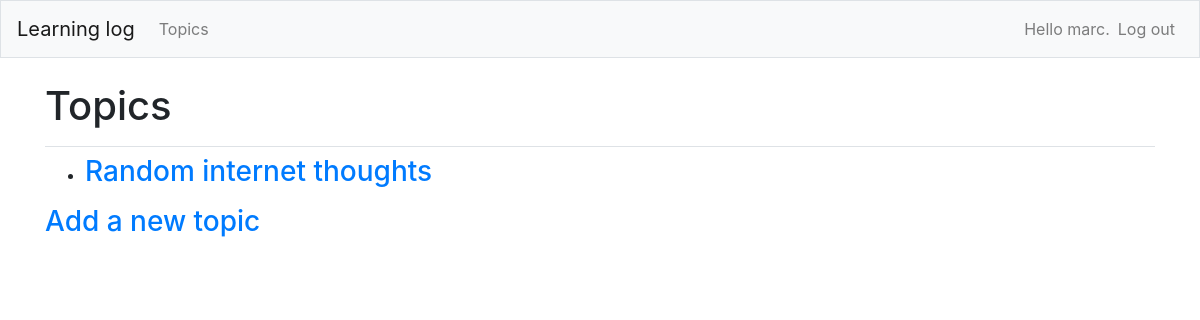
Page /topics/ (signed in) on the earlier database version.
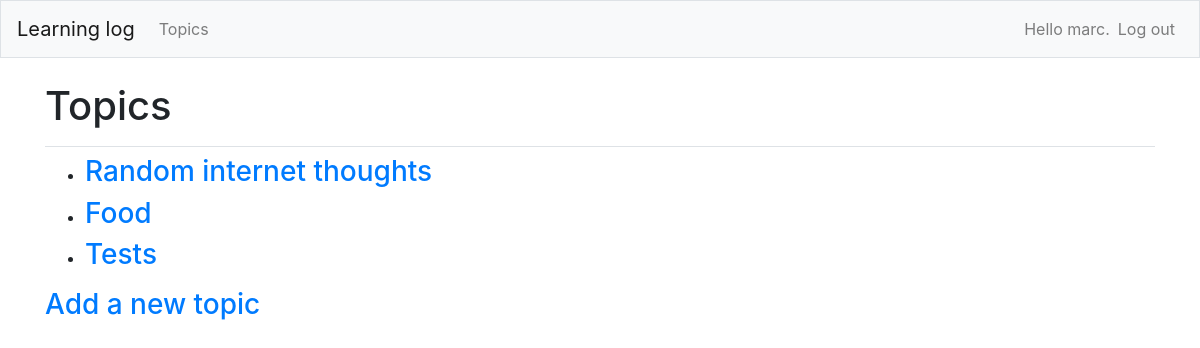
Same page on the later database version.
### learning_logs/models.py (models this page shows)
class Topic(models.Model):
    text = models.CharField(max_length=200)
    date_added = models.DateTimeField(auto_now_add=True)
    owner = models.ForeignKey(User, on_delete=models.CASCADE)
    def __str__(self) -> str:
        return self.text

### learning_logs/views.py (the view)
# urls.py: path('topics/', views.topics, name='topics'),
@login_required
def topics(request):
    topics = Topic.objects.filter(owner=request.user).order_by('date_added')
    context = { 'topics': topics}
    return render(request, 'learning_logs/topics.html', context)

### learning_logs/templates/learning_logs/topics.html
{% extends "learning_logs/base.html" %}
{% block page_header %}
    <h1>
        Topics
    </h1>
{% endblock page_header %}
{% block content %}
<ul>
    {% for topic in topics %}
        <li><h3>
            <a href="{% url 'learning_logs:topic' topic.id %}">{{ topic }}</a>
        </h3></li>
    {% empty %}
        <li><h3>No topics have been added yet.</h3></li>
    {% endfor %}
</ul>
<h3><a href="{%url 'learning_logs:new_topic' %}">Add a new topic</a></h3>
{% endblock content %}

### learning_logs/templates/learning_logs/base.html (shortened to what this page needs)
{% load bootstrap4 %}
<!doctype html>
<html lang="en">
<head>
    {% bootstrap_css %}
</head>
<body>
    <nav class="navbar navbar-expand-md navbar-light bg-light mb-4 border">
        <a class="navbar-brand" href="{% url 'learning_logs:index' %}">Learning log</a>
        <div class="collapse navbar-collapse" id="navbarCollapse">
            <ul class="navbar-nav mr-auto">
                <li class="nav-item">
                    <a class="nav-link" href="{% url 'learning_logs:topics' %}">Topics</a>
                </li>
            </ul>
            <ul class="navbar-nav ml-auto">
                {% if user.is_authenticated %}
                <li class="nav-item">
                    <span class="navbar-text"}">Hello {{ user.username}}.</span>
                </li>
                <li class="nav-item">
                    <a class="nav-link" href="{% url 'users:logout' %}">Log out</a>
                </li>
                {% endif %}
            </ul>
        </div>
    </nav>
    <main role="main" class="container">
        <div class="pb-2 mb-2 border-bottom">
            {% block page_header %}{% endblock page_header %}
        </div>
        <div>
            {% block content %} {% endblock content %}
        </div>
    </main>
</body>
</html>

Differences in the rows shown:
added Topic: text "Food"
added Topic: text "Tests"
